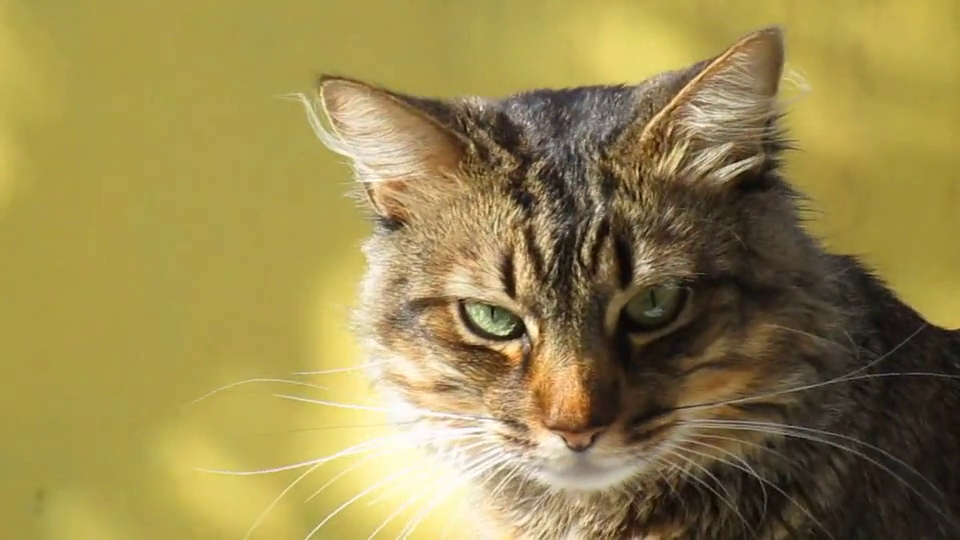
#> input picture frame 28 of sample.mp4, 960 x 540 px
$ jupyter execute testdev.ipynb
#> lines starting #> are read from the running program, lines starting #| are printed output that depends on the picture; after the words box and inside, x2 and y2 are one past the last pixel; in counts of white or black regions, pixels touching at a corner belong together
[cell 1]
import cv2
import sys

[cell 2]
face_cascade = cv2.CascadeClassifier('./cat_cascade.xml')
cap = cv2.VideoCapture('./sample.mp4')

if not cap.isOpened():
    sys.exit()

while True:
    ret, frame = cap.read()
#> frame is the input picture: shape (540, 960, 3); mean B, G, R 78.3, 136.2, 152.3
    if ret:
        faces = face_cascade.detectMultiScale(frame)
#> faces = [[316, 30, 444, 444]]
        for x, y, w, h in faces:
            cv2.rectangle(frame, (x, y), (x + w, y + h), (0, 255, 0), 2)
#> this loop made 1 pass
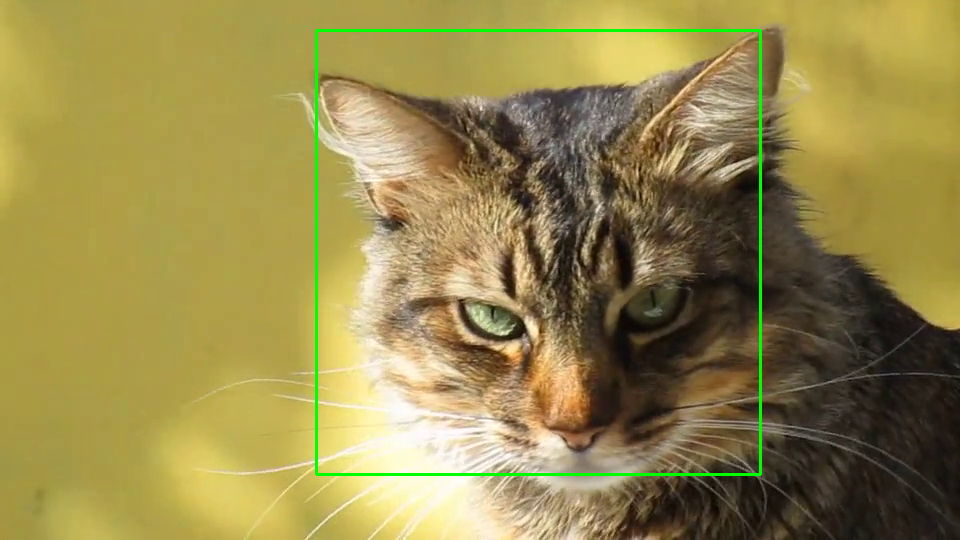
#> frame: shape (540, 960, 3); 1.03% of pixels changed, all inside (x1, y1, x2, y2) = (315, 29, 762, 476)

        cv2.imshow('frame', frame)
        if cv2.waitKey(1) & 0xFF == ord('q'):
#> (key q is pressed here)
            break
    else:
        cap.set(cv2.CAP_PROP_POS_FRAMES, 0)

cv2.destroyWindow('frame')
